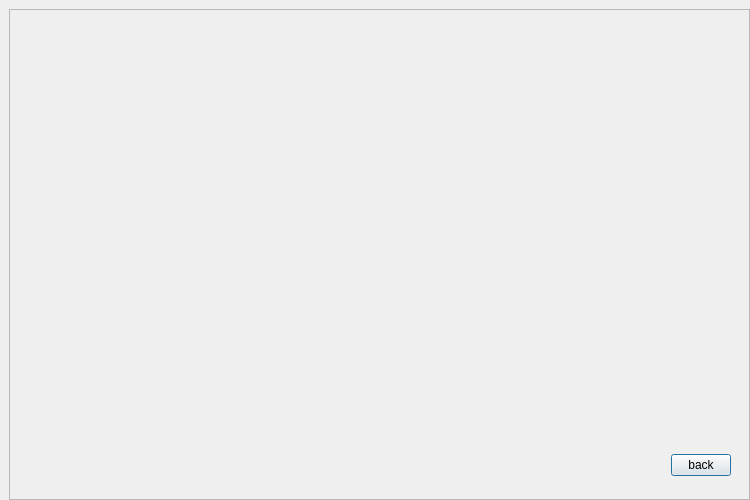
<?xml version="1.0" encoding="UTF-8"?>
<ui version="4.0">
 <class>Dialog</class>
 <widget class="QDialog" name="Dialog">
  <property name="geometry">
   <rect>
    <x>0</x>
    <y>0</y>
    <width>750</width>
    <height>500</height>
   </rect>
  </property>
  <property name="windowTitle">
   <string>Dialog</string>
  </property>
  <widget class="QFrame" name="back">
   <property name="geometry">
    <rect>
     <x>9</x>
     <y>9</y>
     <width>741</width>
     <height>491</height>
    </rect>
   </property>
   <property name="frameShape">
    <enum>QFrame::StyledPanel</enum>
   </property>
   <property name="frameShadow">
    <enum>QFrame::Raised</enum>
   </property>
   <layout class="QVBoxLayout" name="verticalLayout_2">
    <property name="spacing">
     <number>0</number>
    </property>
    <item>
     <widget class="QWidget" name="canvas" native="true">
      <property name="minimumSize">
       <size>
        <width>0</width>
        <height>0</height>
       </size>
      </property>
      <layout class="QVBoxLayout" name="verticalLayout">
       <item>
        <widget class="QWidget" name="graph_widget" native="true">
         <layout class="QHBoxLayout" name="horizontalLayout_2">
          <item>
           <widget class="QWidget" name="pie_widget" native="true">
            <property name="minimumSize">
             <size>
              <width>300</width>
              <height>0</height>
             </size>
            </property>
           </widget>
          </item>
          <item>
           <spacer name="horizontalSpacer_2">
            <property name="orientation">
             <enum>Qt::Horizontal</enum>
            </property>
            <property name="sizeHint" stdset="0">
             <size>
              <width>100</width>
              <height>20</height>
             </size>
            </property>
           </spacer>
          </item>
         </layout>
        </widget>
       </item>
       <item>
        <widget class="QWidget" name="widget" native="true"/>
       </item>
      </layout>
     </widget>
    </item>
    <item>
     <widget class="QWidget" name="down" native="true">
      <property name="minimumSize">
       <size>
        <width>0</width>
        <height>50</height>
       </size>
      </property>
      <property name="maximumSize">
       <size>
        <width>16777215</width>
        <height>50</height>
       </size>
      </property>
      <layout class="QHBoxLayout" name="horizontalLayout">
       <item>
        <spacer name="horizontalSpacer">
         <property name="orientation">
          <enum>Qt::Horizontal</enum>
         </property>
         <property name="sizeHint" stdset="0">
          <size>
           <width>40</width>
           <height>20</height>
          </size>
         </property>
        </spacer>
       </item>
       <item>
        <widget class="QPushButton" name="backBtn">
         <property name="maximumSize">
          <size>
           <width>60</width>
           <height>16777215</height>
          </size>
         </property>
         <property name="layoutDirection">
          <enum>Qt::LeftToRight</enum>
         </property>
         <property name="autoFillBackground">
          <bool>false</bool>
         </property>
         <property name="text">
          <string>back</string>
         </property>
         <property name="default">
          <bool>false</bool>
         </property>
        </widget>
       </item>
      </layout>
     </widget>
    </item>
   </layout>
  </widget>
 </widget>
 <resources/>
 <connections/>
</ui>
